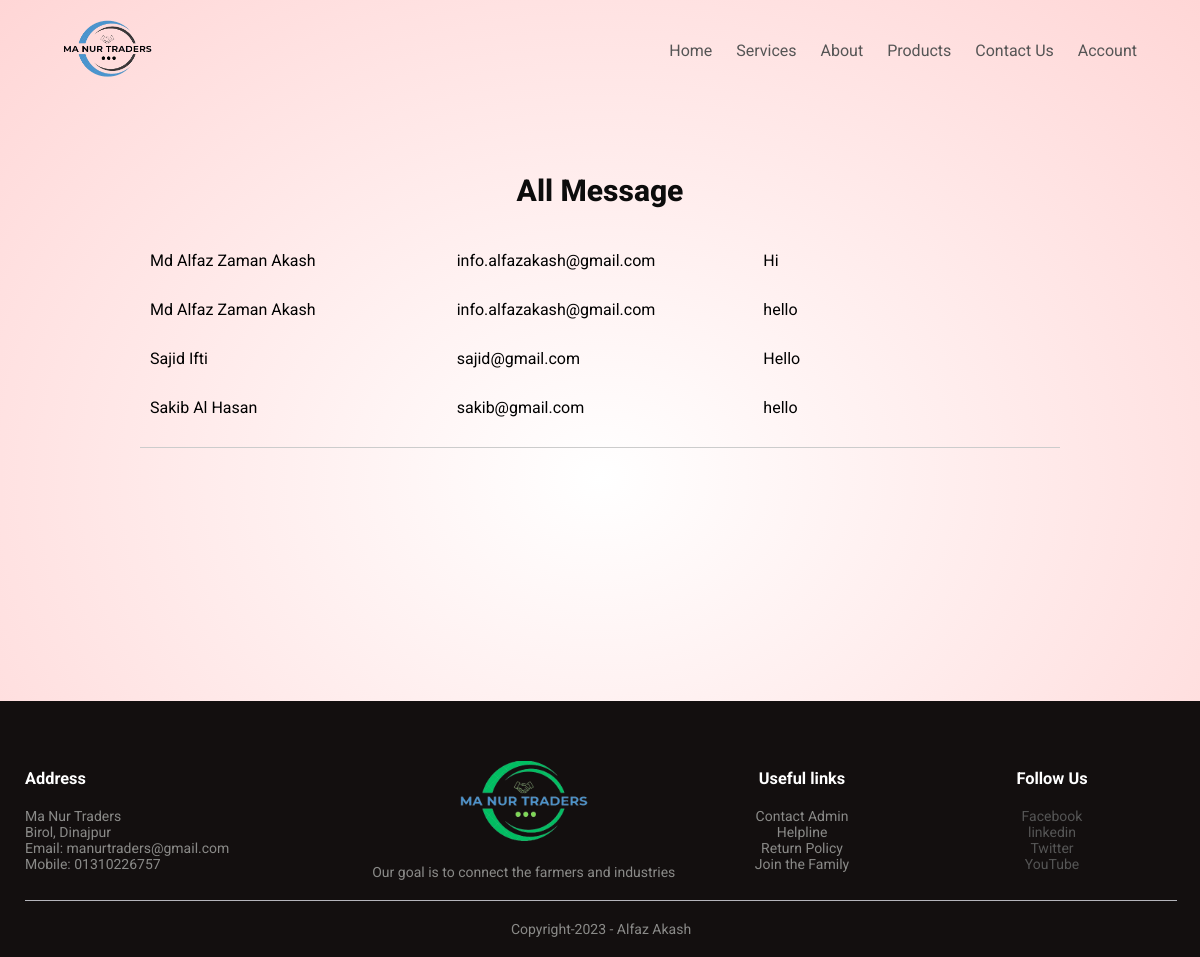
Page /CSE479/all_message.php on the committed database.
### tables this page shows
CREATE TABLE `contact_us` (
  `id` int(11) NOT NULL,
  `customer_name` varchar(255) NOT NULL,
  `email` varchar(255) NOT NULL,
  `message` text NOT NULL,
  `created_at` timestamp NOT NULL DEFAULT current_timestamp()
);

### CSE479/all_message.php (the view, shortened to what this page needs)
<!DOCTYPE html>
<html lang="en">
<head>
  <link rel="stylesheet" href="style.css" />
</head>
<body>
  <div class="header">
    <div class="container">
      <div class="navbar">
        <div class="logo">
          <img src="images/logo1.png" width="125px" />
        </div>
        <?php
        include('navbar.php');
        ?>
      </div>
    </div>
  </div>
  <div class="admin-container">
      <p>All Message</p>
      <?php
      include 'db-connection.php';
      $sql = "SELECT * FROM contact_us";
      $result = mysqli_query($conn, $sql);
      if (mysqli_num_rows($result) > 0) {
        while ($row = mysqli_fetch_assoc($result)) {
          $fullName = $row['customer_name'];
          $email = $row['email'];
          $message = $row['message'];
          echo '<div class="admin-row">';
          echo '    <div class="col" id="fullName">' . htmlspecialchars($fullName) . '</div>';
          echo '    <div class="col" id="email">' . htmlspecialchars($email) . '</div>';
          echo '    <div class="col" id="message">' . htmlspecialchars($message) . '</div>';
          echo '</div>';
        }
      } else {
        echo "No records found.";
      }
      ?>
    <hr />
  </div>
  <div class="footer">
    <div class="container">
      <div class="row">
        <div class="footer-col-1">
          <h3>Address</h3>
          <p>
            Ma Nur Traders <br />
            Birol, Dinajpur <br />
            Email: manurtraders@gmail.com <br />
            Mobile: 01310226757
          </p>
        </div>
        <div class="footer-col-2">
          <img src="images/logo.png" alt="" />
          <p>Our goal is to connect the farmers and industries</p>
        </div>
        <div class="footer-col-3">
          <h3>Useful links</h3>
          <ul>
            <li>Contact Admin</li>
            <li>Helpline</li>
            <li>Return Policy</li>
            <li>Join the Family</li>
          </ul>
        </div>
        <div class="footer-col-4">
          <div class="social_media">
            <h3>Follow Us</h3>
            <ul>
              <li><a href="">Facebook</a></li>
              <li><a href="">linkedin</a></li>
              <li><a href="">Twitter</a></li>
              <li><a href="">YouTube</a></li>
            </ul>
          </div>
        </div>
      </div>
      <hr />
      <p class="copyright">Copyright-2023 - Alfaz Akash</p>
    </div>
  </div>
</body>
</html>

### CSE479/style.css (style rules this page uses)
* { margin: 0; padding: 0; box-sizing: border-box; }
body { font-family: 'Kaushan Script', cursive; font-family: 'Poppins', sans-serif; font-family: 'Roboto', sans-serif; background: radial-gradient(#fff, #ffd6d6); }
.navbar { display: flex; align-items: center; padding: 20px; }
a { text-decoration: none; color: #555; }
p { color: #555; }
.container { max-width: 1300px; margin: auto; padding-left: 25px; padding-right: 23px; }
.row { display: flex; align-items: center; flex-wrap: wrap; justify-content: space-around; }
.footer { background: #130f0f; color: #8a8a88; font-size: 14px; padding: 40px 0 20px; }
.footer p { color: #8a8a88; }
.footer h3 { color: #fff; margin-bottom: 20px; }
.footer-col-1, .footer-col-2, .footer-col-3, .footer-col-4 { min-width: 250px; margin-top: 20px; }
.footer-col-1 { flex-basis: 30%; }
.footer-col-2 { flex: 1; text-align: center; }
.footer-col-2 img { width: 180px; margin-bottom: 20px; }
.footer-col-3, .footer-col-4 { flex-basis: 12%; text-align: center; }
ul { list-style-type: none; }
.footer hr { border: none; background: #b5b5bb; height: 1px; margin: 20px 0; }
.copyright { text-align: center; }
.admin-container { width: 80%; margin: 20px auto; padding: 20px; min-height: 70dvh; }
.admin-container p { text-align: center; height: 100px; display: flex; justify-content: center; align-items: center; font-size: 30px; font-weight: 800; color: #0c0c0c; }
.admin-row { display: flex; justify-content: space-between; align-items: center; margin-bottom: 10px; }
.col { flex: 1; padding: 10px; }
hr { border: none; border-top: 1px solid #ccc; margin: 20px 0; }

### rows in the picture
contact_us: customer_name "Md Alfaz Zaman Akash", email "info.alfazakash@gmail.com", message "Hi"
contact_us: customer_name "Md Alfaz Zaman Akash", email "info.alfazakash@gmail.com", message "hello"
contact_us: customer_name "Sajid Ifti", email "sajid@gmail.com", message "Hello"
contact_us: customer_name "Sakib Al Hasan", email "sakib@gmail.com", message "hello"
